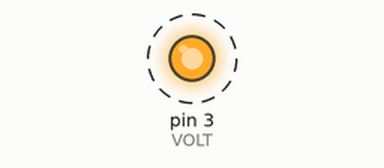
The sketch below on a simulated Arduino Uno, built with avr-gcc and run on an emulated ATmega328P. On the bench: output pins drawn as LEDs (lit = HIGH). Dashed ring = blinking.

Above: at 0.15 s.
Timing chart, 0 to 3.0 s (numbered marks = the images above):
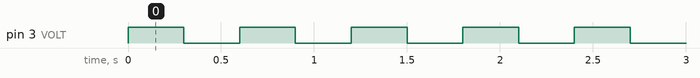

The sketch:

sketch_apr24a.ino
```cpp
#define VOLT 3
#define delayTime 300

void setup() {
  // put your setup code here, to run once:
pinMode(VOLT, OUTPUT);
}

void loop() {
  // put your main code here, to run repeatedly:
  digitalWrite(VOLT, HIGH);
  delay(delayTime);
  digitalWrite(VOLT, LOW);
  delay(delayTime);

}
```

Measured:
- by itself, pin 3 (VOLT): alternates HIGH for 0.30 s and LOW for 0.30 s
